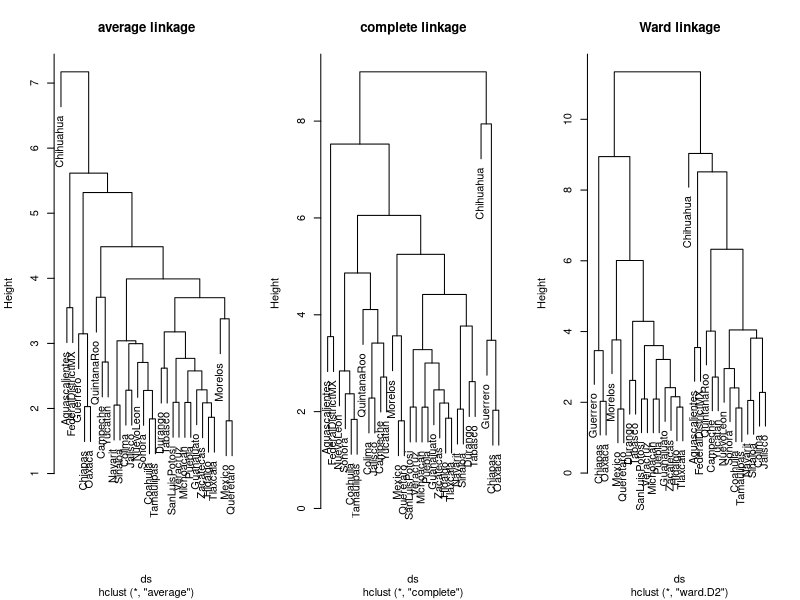
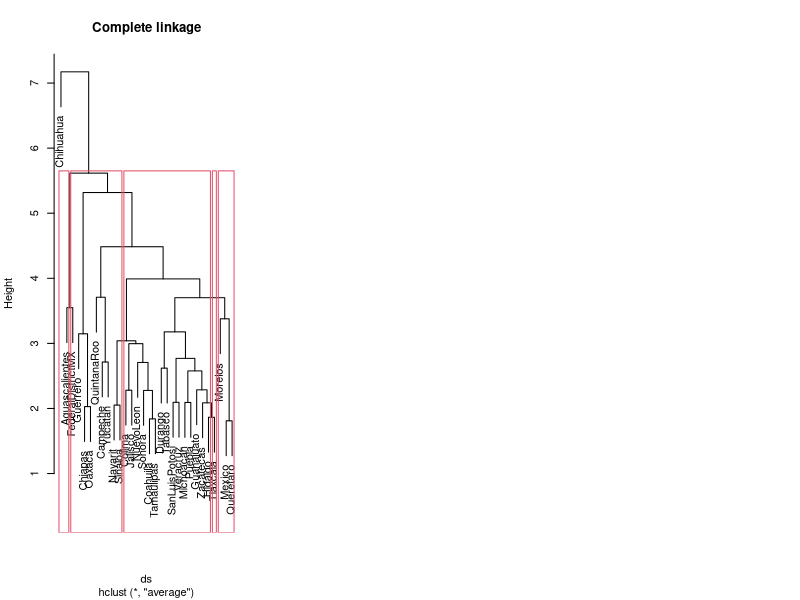
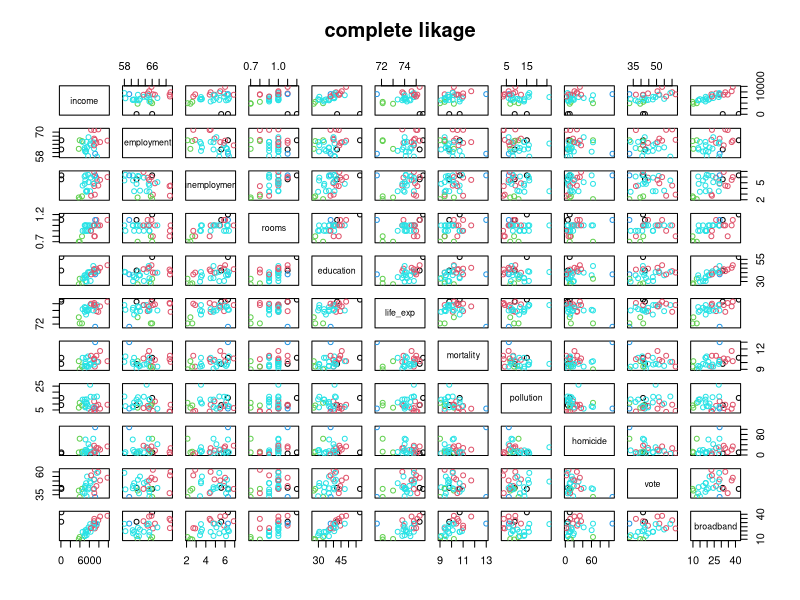

Write R code to recreate these figures, in order.
## ---- chunk 1
knitr::opts_chunk$set(echo = TRUE)
## ---- chunk 2
install.packages("car")
library(haven)
library(car)
## ---- chunk 3
oecd = read.table("oecd_mexico.txt", header = TRUE, dec = ",")
rownames(oecd)=oecd$region
oecd<-oecd[,-1]
head(oecd)
## ---- chunk 4
summary(oecd)
## ---- chunk 5
summary(scale(oecd))
## ---- chunk 6
ds<-dist(scale(oecd))
print(ds)
## ---- chunk 7
agglo <- function(hc){
      data.frame(row.names=paste0("Cluster",seq_along(hc$height)),
            height=hc$height,
            components=ifelse(hc$merge<0, 
  hc$labels[abs(hc$merge)], paste0("Cluster",hc$merge)),
                  stringsAsFactors=FALSE) }
## ---- chunk 8
opar <- par(mfrow = c(1, 3))                  
### average linkage
h1<-hclust(ds, method="average")
agglo(h1)
## ---- chunk 9
plot(h1, main="average linkage")
## ---- chunk 10
### complete linkage
h2<-hclust(ds, method="complete")
agglo(h2)

## ---- chunk 11
plot(h2, main="complete linkage")
## ---- chunk 12
### legame ward
h3<-hclust(ds, method="ward.D2")
agglo(h3)
## ---- chunk 13
plot(h3, main="Ward linkage")
## ---- chunk 14
average <- cutree(h1, k=5)
complete<- cutree(h2, k=5)
ward<- cutree(h3, k=5)
table(average,complete)
## ---- chunk 15
table(average,ward)
## ---- chunk 16
table(complete,ward)
## ---- chunk 17
### dendrograms
plot(h1, main="Complete linkage")
rect.hclust(h2, 5)
h2cluster <- cutree(h2, k=5)
h2cluster
plot(oecd, col=h2cluster, main="complete likage")
